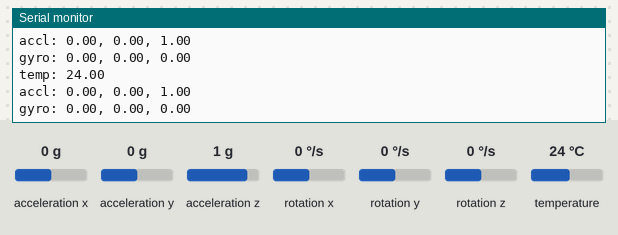
Bench run of a sketch on a simulated Arduino Uno, built with avr-gcc and run on an emulated ATmega328P. Parts: the last lines printed to the serial monitor. The inputs (shaded band) are chosen by the test bench; at power-on: rotation x 0 °/s, acceleration x 0 g, acceleration y 0 g, acceleration z 1 g, rotation y 0 °/s, rotation z 0 °/s, temperature 24 °C. Storage starts empty.

Above: at 4.3 s.
4.4 s: rotation x set to 0 °/s
At 4.48 s:
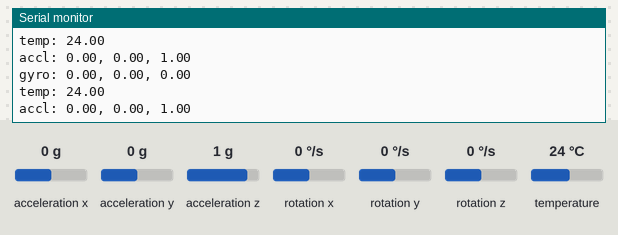
7.4 s: acceleration x set to -0.2 g
At 7.48 s:
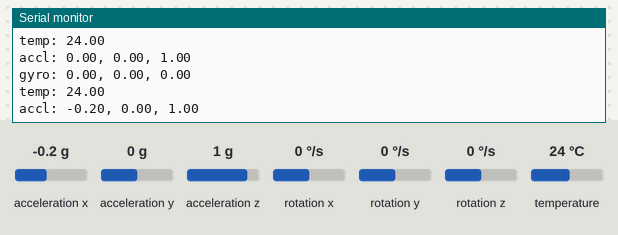
10.4 s: acceleration y set to -0.2 g
At 10.48 s:
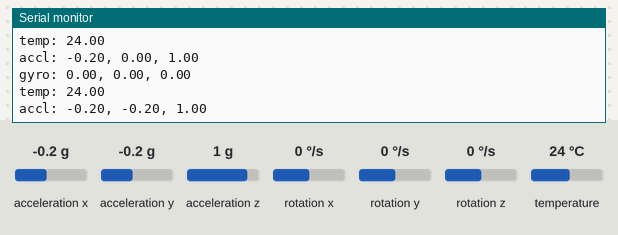
11.9 s: acceleration z set to 0.1 g
At 11.98 s:
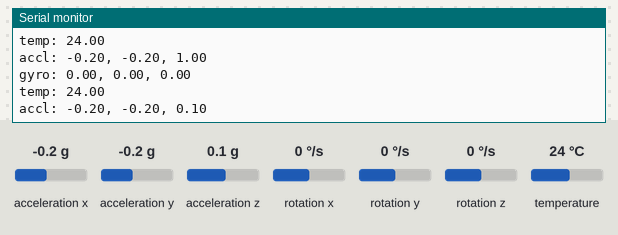
13.4 s: acceleration z set to -0.2 g
At 13.48 s:
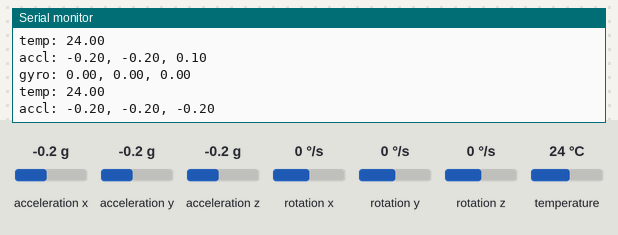
Timing chart, 0 to 15.9 s (numbered marks = the images above; inputs shaded):
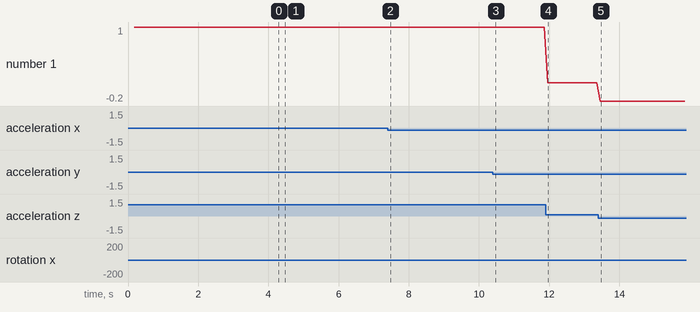

The sketch:

ascendMain.ino
```cpp
// Stephen Flores
// ascendMain.ino
// Main code for ASCEND Spring 2017 payload

// NOTE:
// LSM6DS3 uses 3.3V power
// LSM6DS3 SDA is A4, SCL is A5

// LIBRARIES
    #include "Wire.h"
    #include "SPI.h"
    #include "SD.h"
    #include "ASCEND_Data.h"
    #include "ASCEND_IMU.h"

// GLOBAL VARS
    ASCEND_IMU imu;

// TIME VARS
    int mainDelay = 100; // Wait how long between logs
    long currentTime = 0;
    long previousTime = 0;
    long previousHallTime = 0;
    long startTime = 0;

void setup() {
    Serial.begin(9600);
    imu.begin();
    initSD();

    startTime = millis();
}


void loop() {
    // Check time
    currentTime = millis();

    if (currentTime - previousTime >= mainDelay) {
        // Update sensors
        imu.update();

        // Save sensor data to vars
        float ax = imu.accel.x;
        float ay = imu.accel.y;
        float az = imu.accel.z;
        float gx = imu.gyro.x;
        float gy = imu.gyro.y;
        float gz = imu.gyro.z;
        float temp = imu.temp;

        // Print sensor data (optional)
        Serial.println("accl: " + String(ax) + ", " + String(ay) + ", " + String(az));
        Serial.println("gyro: " + String(gx) + ", " + String(gy) + ", " + String(gz));
        Serial.println("temp: " + String(temp));

        // Log to SD card
        float arr[] = {currentTime, ax, ay, az, gx, gy, gz, temp};
        saveToSD(arr);

        previousTime = currentTime;
    }
}


// *** IGNORE ***
```

ASCEND_Data.h
```cpp
// Stephen Flores
// ASCEND_Data.h
// Purpose: just functions for saving to SD card (and event logging?)

// NOTE:
// Be sure to adjust saveToSD() to get the correct # of arguments

#ifndef ARDUINO_H
#include "Arduino.h"
#endif

#ifndef SPI_H
#include <SPI.h>
#endif

#ifndef SD_h
#include <SD.h>
#endif

File dataFile;
String fileName = "datalog.csv";
String headers = "Time, ax, ay, az, gx, gy, gz, temp, etc";
int sdPin = 8;

void initSD() {
    // *** SD setup:
        Serial.println("Initializing SD card...");

        int tries = 3;
        while (!SD.begin(sdPin) && tries > 0) {
            Serial.print(".");
            tries--;
            delay(1000);
        }
        Serial.println("Attempted initialization on pin 8");

        dataFile = SD.open(fileName, FILE_WRITE);
        if (dataFile) {
            Serial.println("Writing SD headers...");
            dataFile.println(headers);
            dataFile.close();
        } else {
            Serial.println("File could not be opened. Headers not written");
        }

        dataFile = SD.open(fileName);
        Serial.println("Checking if file is accessible...");
        delay(100);
        if (dataFile) {
            Serial.println("File is accessible");
            dataFile.close();
        } else {
            Serial.println("***** Error: file inaccessible *****");
        }
}

void saveToSD(long time, double a, double b, double c, double d) {
    String dataString = String(time) + ", " + String(a) + ", " + String(b) + ", " + String(c) + ", " + String(d);
    dataFile = SD.open(fileName, FILE_WRITE);
    if (dataFile) {
        //Serial.print("\t\t\t\t\tSaving to SD card: "); Serial.println(dataString);
        dataFile.println(dataString);
        dataFile.close(); // I am dumb.
    } else {
        Serial.println("\t\t\t\t\tError: Could not write to SD!");
    }
}

void saveToSD(float arr[]) {
    // Saving by passing an array!
    int size = sizeof(arr);
    dataFile = SD.open(fileName, FILE_WRITE);

    if (dataFile) {
        String dataString = "";

        for (int i = 0; i < size; i++) {
            dataString += arr[i];
            dataString += ", ";
        }

        dataFile.println(dataString);
        dataFile.close();
    } else {
        Serial.println("\t\t\t\t\tError: Could not write to SD!");
    }
}
```

ASCEND_IMU.cpp
```cpp
// Stephen Flores
// ASCEND_Sensors.h
// Implement functionality for the LSM6DS3 accel/gyro IMU

#include "ASCEND_IMU.h"

#ifndef ARDUINO_H
#include "Arduino.h"
#endif

#ifndef SPARKFUNLSM6DS3_h
#include "SparkFunLSM6DS3.h"
#endif

float IMU_Vector::mag() {
    return sqrt(x * x + y * y + z * z);
}

// CONSTRUCTOR
ASCEND_IMU::ASCEND_IMU() {
    sparkfunIMU = LSM6DS3();
    accel = IMU_Vector();
    gyro = IMU_Vector();
    temp = 0;
}

// BEGIN
void ASCEND_IMU::begin() {
    sparkfunIMU.begin();
}

// UPDATE (call every loop before accessing accel/gyro objects)
void ASCEND_IMU::update() {
    accel.x = sparkfunIMU.readFloatAccelX();
    accel.y = sparkfunIMU.readFloatAccelY();
    accel.z = sparkfunIMU.readFloatAccelZ();

    gyro.x = sparkfunIMU.readFloatGyroX();
    gyro.y = sparkfunIMU.readFloatGyroY();
    gyro.z = sparkfunIMU.readFloatGyroZ();

    temp = sparkfunIMU.readTempC(); // No Fahrenheit!
}
```

ASCEND_IMU.h
```cpp
// Stephen Flores
// ASCEND_Sensors.h
// Define functionality for the LSM6DS3 accel/gyro IMU

#ifndef ASCEND_IMU_h
#define ASCEND_IMU_h

#ifndef SPARKFUNLSM6DS3_h
#include "SparkFunLSM6DS3.h"
#endif

class IMU_Vector {
public:
    float x, y, z;
    float mag();
};

class ASCEND_IMU {
public:
    ASCEND_IMU();

    IMU_Vector accel;
    IMU_Vector gyro;
    double temp;

    void begin();
    void update();

private:
    LSM6DS3 sparkfunIMU;
};

#endif
```

Measured:
- after the input at 7.4 s, the serial monitor: prints a new line after 0.06 s (image 2)
- after the input at 10.4 s, the serial monitor: prints a new line after 0.06 s (image 3)
- after the input at 11.9 s, the serial monitor: prints a new line after 0.06 s (image 4)
- after the input at 13.4 s, the serial monitor: prints a new line after 0.06 s (image 5)
- plotted number 1: 1 → 0.1 after the input at 11.9 s
